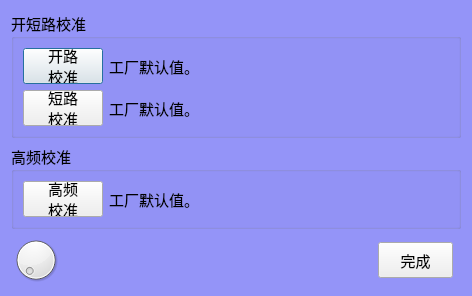
<?xml version="1.0" encoding="UTF-8"?>
<ui version="4.0">
 <class>wk6440Calibration</class>
 <widget class="QDialog" name="wk6440Calibration">
  <property name="geometry">
   <rect>
    <x>0</x>
    <y>0</y>
    <width>472</width>
    <height>284</height>
   </rect>
  </property>
  <property name="windowTitle">
   <string>仪表校准</string>
  </property>
  <property name="styleSheet">
   <string notr="true">QDialog
{
	
	font: 11pt &quot;楷体&quot;;
	background-color: rgb(148, 148, 248);
}</string>
  </property>
  <layout class="QVBoxLayout" name="verticalLayout_4">
   <item>
    <widget class="QGroupBox" name="groupBox">
     <property name="font">
      <font>
       <family>楷体</family>
       <pointsize>11</pointsize>
      </font>
     </property>
     <property name="title">
      <string>开短路校准</string>
     </property>
     <layout class="QVBoxLayout" name="verticalLayout_2">
      <item>
       <layout class="QHBoxLayout" name="horizontalLayout_2" stretch="0,10">
        <item>
         <widget class="QPushButton" name="btnOpen">
          <property name="minimumSize">
           <size>
            <width>75</width>
            <height>36</height>
           </size>
          </property>
          <property name="maximumSize">
           <size>
            <width>11111</width>
            <height>11111</height>
           </size>
          </property>
          <property name="font">
           <font>
            <family>楷体</family>
            <pointsize>11</pointsize>
           </font>
          </property>
          <property name="text">
           <string>开路
校准</string>
          </property>
         </widget>
        </item>
        <item>
         <widget class="QLabel" name="lblOpen">
          <property name="font">
           <font>
            <family>楷体</family>
            <pointsize>11</pointsize>
           </font>
          </property>
          <property name="text">
           <string>工厂默认值。</string>
          </property>
         </widget>
        </item>
       </layout>
      </item>
      <item>
       <layout class="QHBoxLayout" name="horizontalLayout_3" stretch="0,10">
        <item>
         <widget class="QPushButton" name="btnShort">
          <property name="minimumSize">
           <size>
            <width>75</width>
            <height>36</height>
           </size>
          </property>
          <property name="maximumSize">
           <size>
            <width>11111</width>
            <height>11111</height>
           </size>
          </property>
          <property name="font">
           <font>
            <family>楷体</family>
            <pointsize>11</pointsize>
           </font>
          </property>
          <property name="text">
           <string>短路
校准</string>
          </property>
         </widget>
        </item>
        <item>
         <widget class="QLabel" name="lblShort">
          <property name="font">
           <font>
            <family>楷体</family>
            <pointsize>11</pointsize>
           </font>
          </property>
          <property name="text">
           <string>工厂默认值。</string>
          </property>
         </widget>
        </item>
       </layout>
      </item>
     </layout>
    </widget>
   </item>
   <item>
    <widget class="QGroupBox" name="groupBox_2">
     <property name="font">
      <font>
       <family>楷体</family>
       <pointsize>11</pointsize>
      </font>
     </property>
     <property name="title">
      <string>高频校准</string>
     </property>
     <layout class="QVBoxLayout" name="verticalLayout_3">
      <item>
       <layout class="QHBoxLayout" name="horizontalLayout_4" stretch="0,10">
        <item>
         <widget class="QPushButton" name="btnHF">
          <property name="minimumSize">
           <size>
            <width>75</width>
            <height>36</height>
           </size>
          </property>
          <property name="maximumSize">
           <size>
            <width>11111</width>
            <height>11111</height>
           </size>
          </property>
          <property name="font">
           <font>
            <family>楷体</family>
            <pointsize>11</pointsize>
           </font>
          </property>
          <property name="text">
           <string>高频
校准</string>
          </property>
         </widget>
        </item>
        <item>
         <widget class="QLabel" name="lblHF">
          <property name="font">
           <font>
            <family>楷体</family>
            <pointsize>11</pointsize>
           </font>
          </property>
          <property name="text">
           <string>工厂默认值。</string>
          </property>
         </widget>
        </item>
       </layout>
      </item>
     </layout>
    </widget>
   </item>
   <item>
    <layout class="QHBoxLayout" name="horizontalLayout">
     <property name="spacing">
      <number>0</number>
     </property>
     <item>
      <widget class="QDial" name="dial">
       <property name="minimumSize">
        <size>
         <width>50</width>
         <height>50</height>
        </size>
       </property>
       <property name="maximumSize">
        <size>
         <width>50</width>
         <height>50</height>
        </size>
       </property>
       <property name="minimum">
        <number>1</number>
       </property>
       <property name="maximum">
        <number>100</number>
       </property>
      </widget>
     </item>
     <item>
      <spacer name="horizontalSpacer">
       <property name="orientation">
        <enum>Qt::Horizontal</enum>
       </property>
       <property name="sizeHint" stdset="0">
        <size>
         <width>40</width>
         <height>20</height>
        </size>
       </property>
      </spacer>
     </item>
     <item>
      <widget class="QPushButton" name="btnDone">
       <property name="minimumSize">
        <size>
         <width>75</width>
         <height>36</height>
        </size>
       </property>
       <property name="maximumSize">
        <size>
         <width>75</width>
         <height>36</height>
        </size>
       </property>
       <property name="font">
        <font>
         <family>楷体</family>
         <pointsize>11</pointsize>
        </font>
       </property>
       <property name="text">
        <string>完成</string>
       </property>
      </widget>
     </item>
     <item>
      <spacer name="horizontalSpacer_2">
       <property name="orientation">
        <enum>Qt::Horizontal</enum>
       </property>
       <property name="sizeType">
        <enum>QSizePolicy::Fixed</enum>
       </property>
       <property name="sizeHint" stdset="0">
        <size>
         <width>8</width>
         <height>20</height>
        </size>
       </property>
      </spacer>
     </item>
    </layout>
   </item>
  </layout>
 </widget>
 <resources/>
 <connections/>
</ui>
